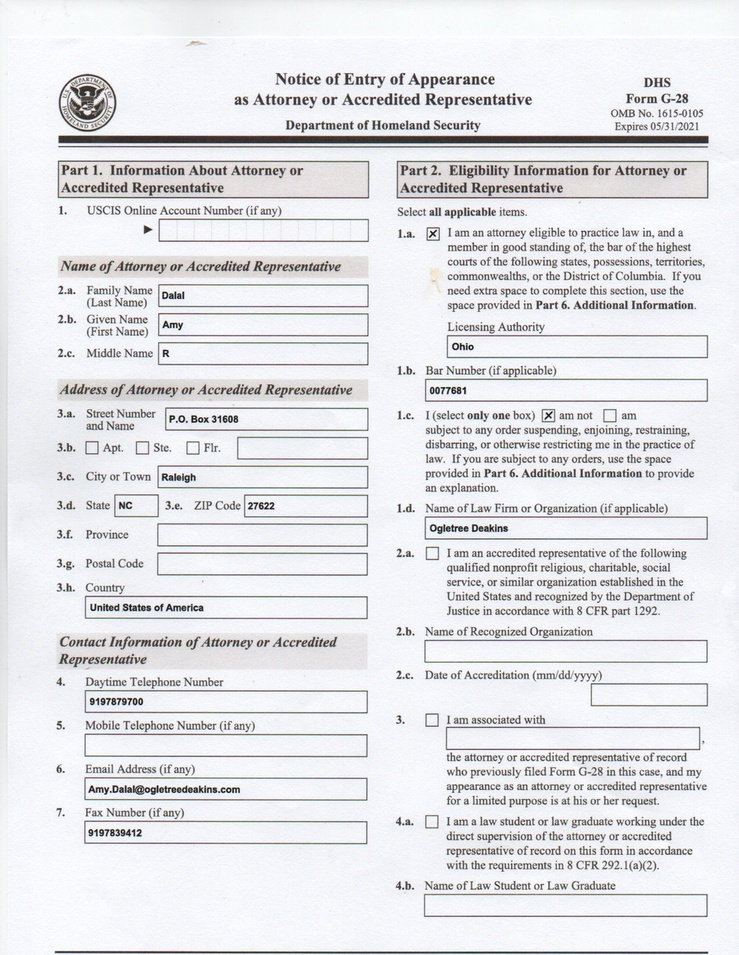
#> input picture lawform.jpg, 739 x 955 px, shrunk from 990 x 1280 before the run
$ jupyter execute --allow-errors OCR-Tesseract.ipynb
#> lines starting #> are read from the running program, lines starting #| are printed output that depends on the picture; after the words box and inside, x2 and y2 are one past the last pixel; in counts of white or black regions, pixels touching at a corner belong together
# OCR - Use tesseract engine to detect texts from Images!!
* The original image is below
* Trying to read these contents from the below image and storing it which can be used further in a saved format

[cell 1]
import pytesseract

[cell 2]
import pkg_resources

[cell 3]
pytesseract.pytesseract.tesseract_cmd = 'C:\\Program Files\\Tesseract-OCR\\tesseract.exe'

#> (a cell that did not finish here is left out)

[cell 5]
from PIL import Image

[cell 6]
import cv2

[cell 7]
image_to_ocr=cv2.imread('lawform.jpg')
#> image_to_ocr is the input picture: shape (955, 739, 3); mean B, G, R 231, 227.7, 227.4

[cell 8]
#step 1: Convert to gray scale
preprocessed_img=cv2.cvtColor(image_to_ocr,cv2.COLOR_RGB2GRAY)

[cell 9]
#STEP2: DO thresholding
preprocessed_img=cv2.threshold(preprocessed_img,0,255,cv2.THRESH_BINARY | cv2.THRESH_OTSU)[1]
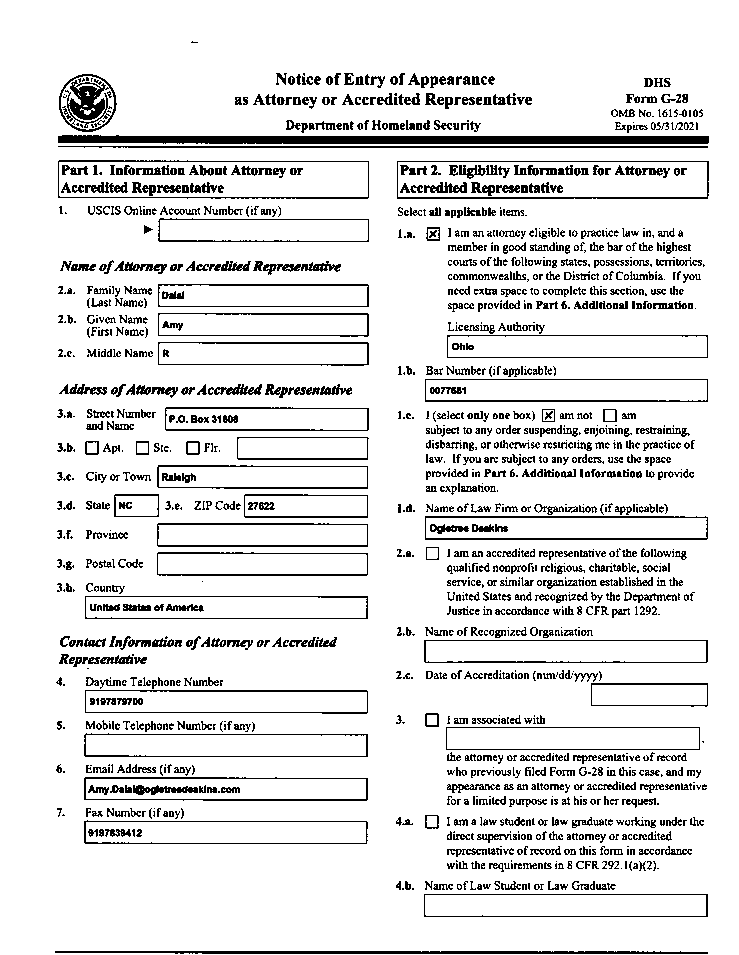
#> preprocessed_img: shape (955, 739); 89.2% white; black in thin lines or dots, all inside (x1, y1, x2, y2) = (55, 41, 709, 954)

[cell 10]
#STEP 3: Remove noise in image
preprocessed_img= cv2.medianBlur(preprocessed_img,3)
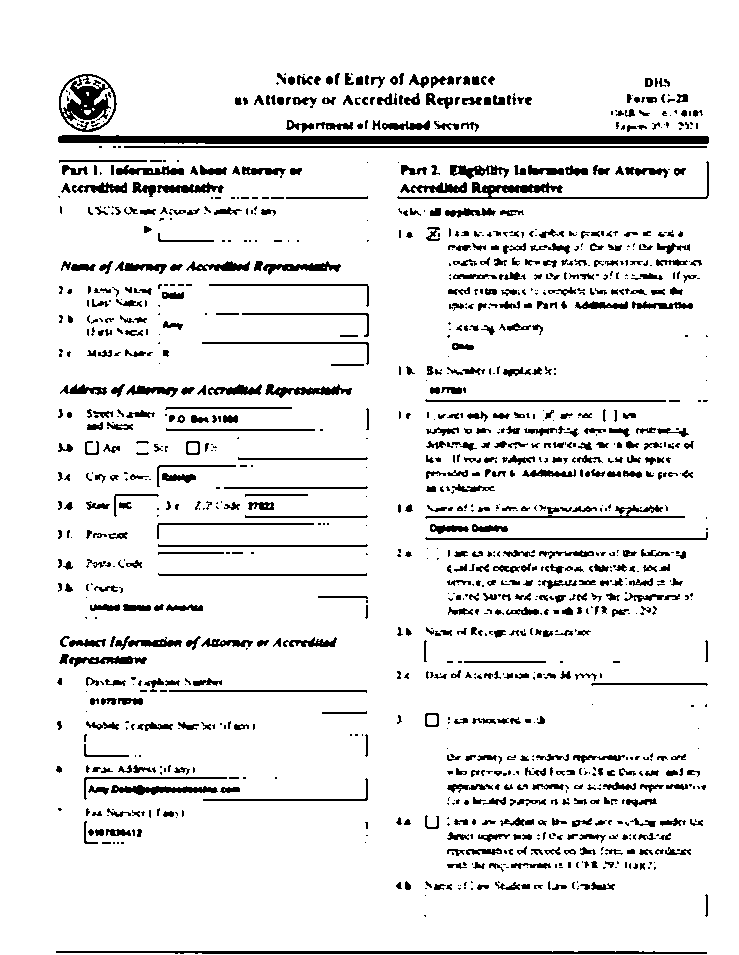
#> preprocessed_img: shape (955, 739); 90.8% white; 1245 black regions (599 under 20 px), largest, box (x1, y1, x2, y2) and area: (58, 135, 709, 144) 5104, (56, 951, 707, 954) 1747, (59, 74, 117, 132) 1542

[cell 11]
#Save preprocessed image to convert to PIL image
cv2.imwrite("processed_regn.jpg",preprocessed_img)
#> Out = True

[cell 12]
#load image as a PIL image
preprocessed_pil_img=Image.open('processed_regn.jpg')
